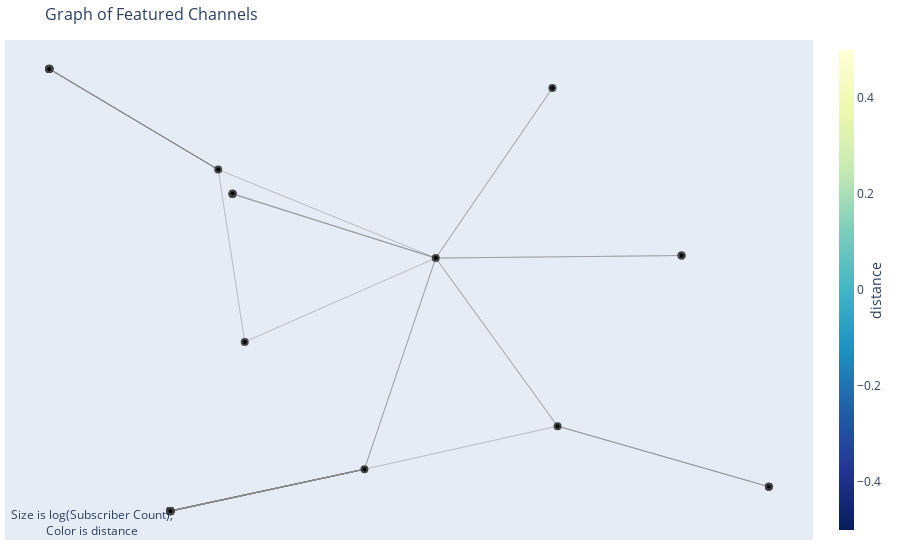

This figure's notebook cell:
### Code cell
plotting.plotly_network_graph(G, color_setting = 'distance')

### Figure 1 — Plotly figure (JSON) as saved in the notebook; plotly's stock layout.template omitted (floating-point values rounded to 4 significant figures; data arrays with more than 128 entries replaced by an {"elided": "..."} marker saying what was removed)
{"data": [{"hoverinfo": "none", "line": {"color": "#888", "width": 0.5}, "mode": "lines", "type": "scatter", "x": {"elided": "162 float values"}, "y": {"elided": "162 float values"}}, {"hoverinfo": "text", "marker": {"color": [], "colorbar": {"thickness": 15, "title": {"side": "right", "text": "distance"}, "xanchor": "left"}, "colorscale": [[0, "rgb(255,255,217)"], [0.125, "rgb(237,248,177)"], [0.25, "rgb(199,233,180)"], [0.375, "rgb(127,205,187)"], [0.5, "rgb(65,182,196)"], [0.625, "rgb(29,145,192)"], [0.75, "rgb(34,94,168)"], [0.875, "rgb(37,52,148)"], [1, "rgb(8,29,88)"]], "line": {"width": 2}, "reversescale": true, "showscale": true}, "mode": "markers+text", "type": "scatter", "x": [0.3724, 0.8356, 0.8355, -0.03747, 0.2381, 0.01252, 0.6019, -0.01058, -0.01052, 0.5921, -0.01014, -0.3554, -0.3555, -0.3556, -0.3557, -0.3558, -0.3559, -0.3559, -0.3559, -0.1278, -0.1278, -0.1278, -0.1277, -0.1277, -0.1277, -0.1277, -0.1277, -0.1277, -0.1277, -0.1277, -0.1277, -0.1277, -0.1276, -0.1275, -0.1275, -0.1275, -0.1275, -0.1275, -0.1275, -0.1275, -0.1275, -0.1275, -0.1275, -0.1276, -0.1276, -0.1275, -0.1275, 1, 1.0, 1.0], "y": [0.2686, 0.2741, 0.2739, 0.4583, -0.1842, 0.08884, -0.09191, 0.4058, 0.406, 0.6332, 0.407, 0.6746, 0.6745, 0.6744, 0.6743, 0.6742, 0.6741, 0.6741, 0.674, -0.2736, -0.2736, -0.2736, -0.2736, -0.2736, -0.2736, -0.2736, -0.2736, -0.2736, -0.2736, -0.2737, -0.2737, -0.2738, -0.274, -0.2744, -0.2744, -0.2743, -0.2742, -0.2741, -0.274, -0.274, -0.2741, -0.2741, -0.2741, -0.2741, -0.2741, -0.2741, -0.2741, -0.2216, -0.2217, -0.2218]}], "layout": {"annotations": [{"showarrow": false, "text": "Size is log(Subscriber Count);<br>Color is distance", "x": 0.005, "xref": "paper", "y": -0.002, "yref": "paper"}], "autosize": true, "hovermode": "closest", "margin": {"b": 20, "l": 5, "r": 5, "t": 40}, "scene": {"aspectmode": "data"}, "showlegend": false, "title": {"font": {"size": 16}, "text": "Graph of Featured Channels"}, "xaxis": {"autorange": true, "range": [-0.4425, 1.087], "showgrid": false, "showticklabels": false, "type": "linear", "zeroline": false}, "yaxis": {"autorange": true, "range": [-0.3362, 0.7365], "showgrid": false, "showticklabels": false, "type": "linear", "zeroline": false}}}
